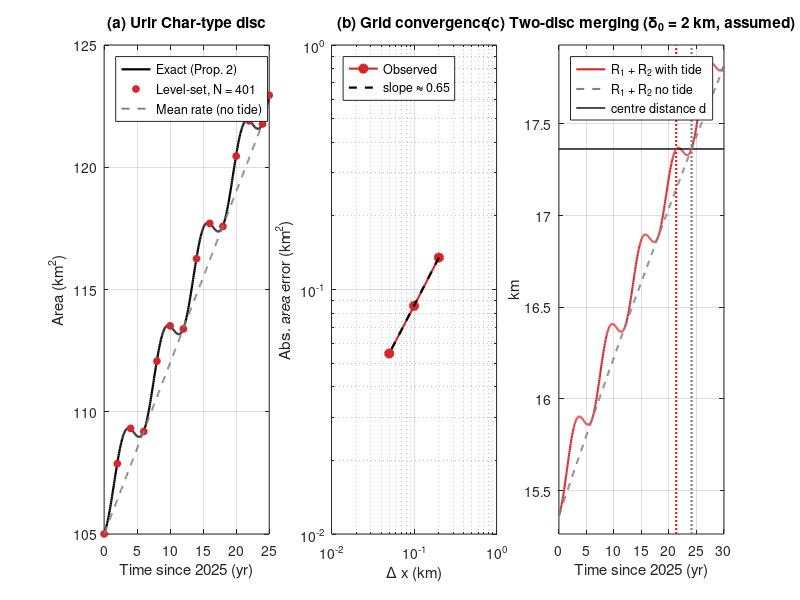

This figure's MATLAB source:
function fig9_validation_plot()
% Validation figure for Sect. 4.6.1
%   (a) Exact solution vs level-set simulation (circular island, Urir Char data)
%   (b) Grid convergence of the area error
%   (c) Analytic two-disc merging criterion (Swarna Dwip + Bhasan Char)
%
% HOW TO RUN: save as  fig9_validation_plot.m  in MATLAB's current folder and
% type   fig9_validation_plot   in the Command Window (do not paste the code
% into the Command Window).  Takes ~1-2 minutes.  No toolboxes needed.

close all; clc;
red  = [0.84 0.15 0.16];
gray = [0.50 0.50 0.50];

%% ---------------- parameters (Urir Char, Tables 2-3) -----------------
A0 = 105;  VA = 0.7;  a = 1.5;  w = 2*pi/6;  T = 25;
G  = @(t) t + (a/w)*(1 - cos(w*t));          % integral of g(t), phi = 0
Aex = A0 + VA*G(T);                           % exact area at T (Prop. 2)

%% ---------------- level-set runs on three grids ----------------------
tReq = [0:2:24, 25];                          % output times (yr)
Ns   = [101 201 401];
err  = zeros(1,3);  dxs = zeros(1,3);
for q = 1:3
    fprintf('Running N = %d ...\n', Ns(q));
    [AA, dxs(q)] = runDisc(Ns(q), A0, VA, a, w, tReq);
    err(q) = abs(AA(end) - Aex);
    fprintf('   A_num = %.3f, A_exact = %.3f, error = %.4f (%.4f %%)\n', ...
            AA(end), Aex, err(q), 100*err(q)/Aex);
    if Ns(q) == 401, ASim = AA; end
end
p = polyfit(log(dxs), log(err), 1);           % observed order (log-log slope)
fprintf('Observed convergence order ~ %.2f\n', p(1));

%% ---------------- two-disc merging (analytic, Prop. 3) ----------------
A1 = 376.67; V1 = 3.3;                        % Swarna Dwip
A2 = 61.19;  V2 = 1.14;                       % Bhasan Char
gap = 2;                                      % ASSUMED initial gap (km)
R   = @(A,V,t) sqrt((A + V*G(t))/pi);         % with tide
Rm  = @(A,V,t) sqrt((A + V*t)/pi);            % mean rate, no tide
d   = R(A1,V1,0) + R(A2,V2,0) + gap;          % centre distance
t2  = linspace(0,30,601);
S   = R(A1,V1,t2)  + R(A2,V2,t2);
S0  = Rm(A1,V1,t2) + Rm(A2,V2,t2);
tF  = linspace(0,60,60001);
tStar = firstCross(R(A1,V1,tF)  + R(A2,V2,tF)  - d, tF);   % with tide
t0    = firstCross(Rm(A1,V1,tF) + Rm(A2,V2,tF) - d, tF);   % no tide
fprintf('Merging time: t* = %.2f yr (tide), t0 = %.2f yr (no tide), shift = %.2f yr (bound %.3f)\n', ...
        tStar, t0, t0-tStar, 2*a/w);

%% ---------------------------- PLOT -----------------------------------
figure('Color','w','Position',[80 80 1500 430]);

% (a) area vs time
subplot(1,3,1); hold on; box on; grid on;
tt = linspace(0,T,500);
h1 = plot(tt, A0 + VA*G(tt), 'k-', 'LineWidth',1.6);
h2 = plot(tReq, ASim, 'o', 'Color',red, 'MarkerFaceColor',red, 'MarkerSize',5);
h3 = plot(tt, A0 + VA*tt, '--', 'Color',gray, 'LineWidth',1.4);
xlabel('Time since 2025 (yr)'); ylabel('Area (km^2)');
title('(a) Urir Char-type disc');
legend([h1 h2 h3], {'Exact (Prop. 2)','Level-set, N = 401','Mean rate (no tide)'}, ...
       'Location','northwest');

% (b) convergence
subplot(1,3,2);
loglog(dxs, err, 'o-', 'Color',red, 'MarkerFaceColor',red, 'LineWidth',1.5); hold on;
loglog(dxs, err(1)*(dxs/dxs(1)).^p(1), 'k--', 'LineWidth',1.6);
grid on; box on;
xlabel('\Delta x (km)'); ylabel('Abs. area error (km^2)');
title('(b) Grid convergence');
legend({'Observed', sprintf('slope \\approx %.2f', p(1))}, 'Location','northwest');

% (c) merging
subplot(1,3,3); hold on; box on; grid on;
hA = plot(t2, S,  '-',  'Color',red,  'LineWidth',1.5);
hB = plot(t2, S0, '--', 'Color',gray, 'LineWidth',1.5);
hC = plot([0 30], [d d], 'k-', 'LineWidth',1);
yl = [min(S)-0.1, max(S)+0.1];  ylim(yl);
plot([tStar tStar], yl, ':', 'Color',red,  'LineWidth',1.6);
plot([t0 t0],       yl, ':', 'Color',gray, 'LineWidth',1.6);
xlabel('Time since 2025 (yr)'); ylabel('km');
title(sprintf('(c) Two-disc merging (\\delta_0 = %d km, assumed)', gap));
legend([hA hB hC], {'R_1 + R_2 with tide','R_1 + R_2 no tide','centre distance d'}, ...
       'Location','northwest');
drawnow;
% print(gcf,'fig9_validation.png','-dpng','-r200');   % uncomment to save
end

%% ------------------------- SUBFUNCTIONS ------------------------------
function [Aout, dx] = runDisc(N, A0, VA, a, w, tReq)
% Level-set evolution of a circular island:
%   phi_t + V |grad phi| = 0,  V = VA*g(t)/L(t),  g = 1 + a*sin(w t)
% L(t) is the perimeter (here 2*sqrt(pi*A)), Godunov upwind + forward Euler.
    L  = 10;  x = linspace(-L,L,N);  dx = x(2) - x(1);
    [X,Y] = meshgrid(x,x);
    R0  = sqrt(A0/pi);
    phi = sqrt(X.^2 + Y.^2) - R0;
    t = 0;  Cn = 0.5;  Aout = zeros(size(tReq));
    for q = 1:numel(tReq)
        while t < tReq(q) - 1e-12
            A  = landArea(phi,dx);
            V  = VA*(1 + a*sin(w*t))/(2*sqrt(pi*A));
            dt = min([Cn*dx/max(abs(V),1e-9), tReq(q)-t, 0.05]);
            phi = phi - dt*V*upwindGrad(phi,dx,V);
            t = t + dt;
        end
        Aout(q) = landArea(phi,dx);
    end
end

function G = upwindGrad(phi,dx,V)
% Godunov upwind |grad phi| for phi_t + V|grad phi| = 0
    am = (phi - circshift(phi, 1,2))/dx;  ap = (circshift(phi,-1,2) - phi)/dx;
    bm = (phi - circshift(phi, 1,1))/dx;  bp = (circshift(phi,-1,1) - phi)/dx;
    if V >= 0
        G = sqrt(max(am,0).^2 + min(ap,0).^2 + max(bm,0).^2 + min(bp,0).^2);
    else
        G = sqrt(min(am,0).^2 + max(ap,0).^2 + min(bm,0).^2 + max(bp,0).^2);
    end
end

function A = landArea(phi,dx)
% Land area (km^2) with a smoothed Heaviside of width 1.5*dx
    e  = 1.5*dx;
    H  = double(phi < -e);
    in = abs(phi) <= e;
    H(in) = 0.5*(1 - phi(in)/e - sin(pi*phi(in)/e)/pi);
    A  = sum(H(:))*dx*dx;
end

function tc = firstCross(f,t)
% First time at which f crosses from negative to >= 0 (linear interpolation)
    idx = find(f >= 0, 1);
    if isempty(idx), tc = NaN; return; end
    if idx == 1, tc = t(1); return; end
    tc = t(idx-1) + (0 - f(idx-1))*(t(idx)-t(idx-1))/(f(idx)-f(idx-1));
end
